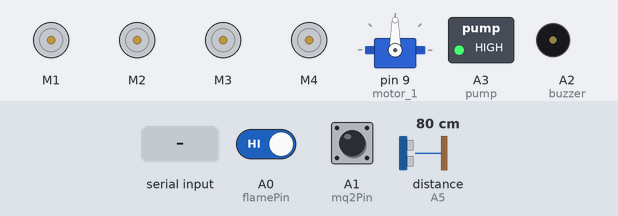
This sketch was run on a simulated Arduino Uno, built with avr-gcc and run on an emulated ATmega328P. Parts: 4 × DC motor (green arrow = forward, orange = backward, longer = faster), servo, switched loads named in the sketch (green lamp = pin HIGH), buzzer (waves = sounding, pin HIGH). Wiring (inferred from the names in the program): ultrasonic range finder: trigger A4; echo A5. The inputs (shaded band) are chosen by the test bench; at power-on: distance to the obstacle (sensor on A5) 80 cm, A0 (flamePin) HIGH, A1 (mq2Pin) HIGH. The echo pulse lasts 58.3 µs per cm; pins used as bus, display or sensor lines are not drawn; what the sketch prints to the serial monitor is not drawn.

Above: at 1.2 s.
1.3 s: distance to the obstacle (sensor on A5) set to 35 cm
2.8 s: distance to the obstacle (sensor on A5) set to 29 cm
At 3.2 s:
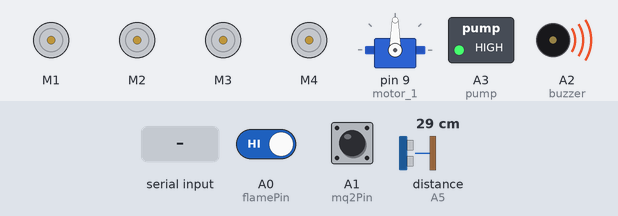
5.8 s: "F" received over Serial
At 6.6 s:
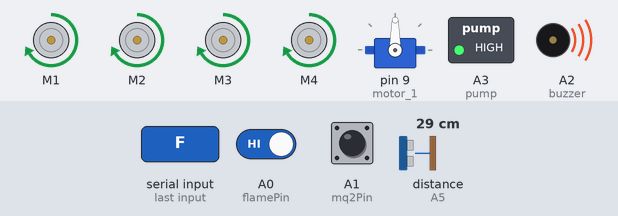
8.8 s: "B" received over Serial
At 10.0 s:
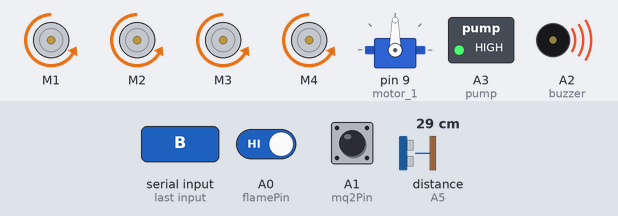
11.8 s: "L" received over Serial
At 13.4 s:
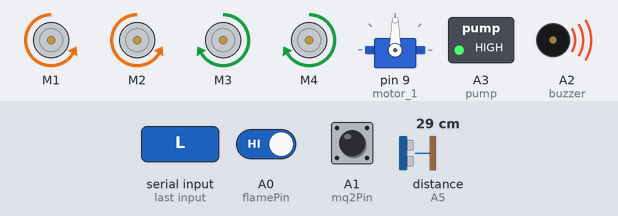
14.8 s: "R" received over Serial
At 16.8 s:
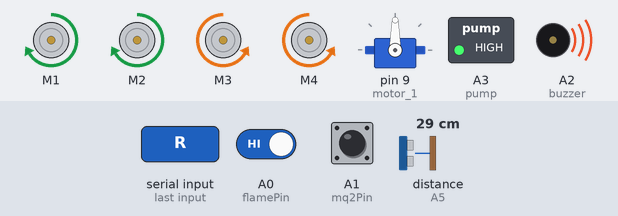
Timing chart, 0 to 18.8 s (numbered marks = the images above; inputs shaded):
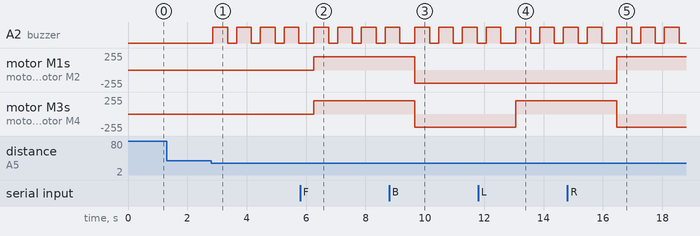

Measured:
- the behaviour switches between 32 and 31 cm on distance to the obstacle (sensor on A5) (found by bisection; images 0 and 1)
- after the input at 1.3 s, every drawn part: stays the same
- after the input at 2.8 s, A2 (buzzer): alternates HIGH for 0.50 s and LOW for 0.30 s, starting after 0.06 s
- after the input at 5.8 s, motor M1–4: stopped → forward 200/255 after 0.46 s
- after the input at 8.8 s, motor M1–4: forward 200/255 → backward 200/255 after 0.86 s
- after the input at 11.8 s, motor M3, motor M4: backward 200/255 → forward 200/255 after 1.3 s
- after the input at 14.8 s, motor M1, motor M2: backward 200/255 → forward 200/255 after 1.7 s; motor M3, motor M4: forward 200/255 → backward 200/255 after 1.7 s

The sketch:

fire_fighter_purav.ino
```cpp
#include <AFMotor.h>
#include<Servo.h>

Servo motor_1;
int servo1 = 90;

AF_DCMotor motor1(1, MOTOR12_1KHZ);    // left front motor
AF_DCMotor motor2(2, MOTOR12_1KHZ);    // left rear motor
AF_DCMotor motor3(3, MOTOR34_1KHZ);    // right rear motor
AF_DCMotor motor4(4, MOTOR34_1KHZ);    // right front motor

int Speed = 200;                      // set the speed of motors from 0 - 255

const int flamePin = A0;               // connect flame sensor to A0
int flameState = 0;

const int mq2Pin = A1;                // connect smoke sensor to A1
int mq2State = 0;

const int buzzer = A2;               // connect buzzer to A2

const int pump = A3;                // connect pump to A3

const int trigPin = A4;

const int echoPin = A5;

long duration;
int distance;
int safetyDistance;

char command;

void setup(){

  Serial.begin(9600);

  motor1.setSpeed(Speed);
  motor2.setSpeed(Speed);
  motor3.setSpeed(Speed);
  motor4.setSpeed(Speed);

  pinMode(trigPin, OUTPUT);
  pinMode(echoPin, INPUT);

  pinMode(mq2Pin, INPUT_PULLUP);
  pinMode(flamePin, INPUT_PULLUP);

  pinMode(pump, OUTPUT);
  pinMode(buzzer, OUTPUT);

  motor_1.attach(9);                   // connect servo motor to pin 9 or serv 2 on the l293d shield
  motor_1.write(servo1);

  digitalWrite( pump, HIGH);          // turn the water pump off with relay
  digitalWrite( buzzer, LOW);
}

void loop()
{
  mq2State = digitalRead(mq2Pin);

 ///////////////// object detection loop and smoke sensor loop //////////////////

  digitalWrite(trigPin, LOW);
  delayMicroseconds(2);
  digitalWrite(trigPin, HIGH);
  delayMicroseconds(10);
  digitalWrite(trigPin, LOW);
  duration = pulseIn(echoPin, HIGH);
  distance= duration*0.034/2;
  safetyDistance = distance;

  if ((safetyDistance <= 30) && (mq2State == HIGH))
  {                                                      // mq2 smoke sensor off and ultrasonic on
    buzzer1pattern();
 }

   else if ((safetyDistance = 31) && (mq2State == LOW))
  {                                                       // smoke sensor on and ultrasonic off
     buzzer2pattern();
 }

  else if ((safetyDistance > 31) && (mq2State == HIGH))
  {                                                       // smoke sensor and ultrasonic sensor off
     buzzerstop();
 }

 /////////////////////// fire sensor loop /////////////////////

  flameState = digitalRead(flamePin);
  if (flameState == LOW)
  {
      Serial.print("Fire");            //Send string to Application
      delay(1000);
  }
  else
  {
    Serial.print("No");                 //Send string to Application
    delay(200);
    }


  while(Serial.available() > 0){
    command = Serial.read();
    Stop();

    switch(command){
    case 'F':       // forward
      forward();
      break;
    case 'B':      // backward
       back();
      break;
    case 'L':     // left
      left();
      break;
    case 'R':     // right
      right();
      break;
      case 'S':    // stop
      Stop();
      break;
    case 'i':      // servo left
      lefts();
      break;
    case 'j':      // servo right
      rights();
      break;
    case 'a':      // spray on
      sprayon();
      break;
    case 'b':      // spray off
      sprayoff();
      break;
  }
 }
}

void forward()
{

  motor1.run(FORWARD);
  motor2.run(FORWARD);
  motor3.run(FORWARD);
  motor4.run(FORWARD);
}

void back()
{
  motor1.run(BACKWARD);
  motor2.run(BACKWARD);
  motor3.run(BACKWARD);
  motor4.run(BACKWARD);
}

void left()
{
  motor1.run(BACKWARD);
  motor2.run(BACKWARD);
  motor3.run(FORWARD);
  motor4.run(FORWARD);
}

void right()
{
  motor1.run(FORWARD);
  motor2.run(FORWARD);
  motor3.run(BACKWARD);
  motor4.run(BACKWARD);
}

void Stop()
{
  motor1.run(RELEASE);
  motor2.run(RELEASE);
  motor3.run(RELEASE);
  motor4.run(RELEASE);
}

void lefts()
 {
   if (servo1 < 180){
    servo1 = servo1+2;}
    motor_1.write(servo1);
}

void rights()
{
   if (servo1 > 0){
   servo1 = servo1-2;}
   motor_1.write(servo1);
}

void sprayon()
{
  digitalWrite(pump , LOW);  // turn relay on
}
void sprayoff()
{
  digitalWrite(pump , HIGH); // turn relay OFF
}

void buzzer1pattern()    // change it according to need
{
  digitalWrite(buzzer , HIGH);
  delay(500);
  digitalWrite(buzzer , LOW);
  delay(300);
  digitalWrite(buzzer , HIGH);
  delay(500);
  digitalWrite(buzzer , LOW);
  delay(300);
  digitalWrite(buzzer , HIGH);
  delay(500);
  digitalWrite(buzzer , LOW);
  delay(300);
  digitalWrite(buzzer , HIGH);
  delay(500);
  digitalWrite(buzzer , LOW);
  delay(300);
}


void buzzer2pattern()    // change it according to need
{
  digitalWrite(buzzer , HIGH);
  delay(300);
  digitalWrite(buzzer , LOW);
  delay(100);
  digitalWrite(buzzer , HIGH);
  delay(300);
  digitalWrite(buzzer , LOW);
  delay(100);
  digitalWrite(buzzer , HIGH);
  delay(300);
  digitalWrite(buzzer , LOW);
  delay(100);
  digitalWrite(buzzer , HIGH);
  delay(300);
  digitalWrite(buzzer , LOW);
  delay(100);
}

void buzzerstop()    // to stop the buzzer
{
  digitalWrite(buzzer , LOW);
}
```
